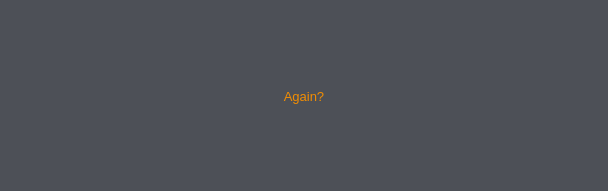
<?xml version="1.0" encoding="UTF-8"?>
<ui version="4.0">
    <class>results_widget</class>
    <widget class="QWidget" name="results_widget">
        <property name="geometry">
            <rect>
                <x>0</x>
                <y>0</y>
                <width>608</width>
                <height>191</height>
            </rect>
        </property>
        <property name="windowTitle">
            <string>Form</string>
        </property>
        <property name="styleSheet">
            <string notr="true">background-color: rgb(77, 80, 87);</string>
        </property>
        <layout class="QVBoxLayout" name="verticalLayout">
            <item alignment="Qt::AlignHCenter|Qt::AlignTop">
                <widget class="QTableView" name="results_table">
                    <property name="frameShape">
                        <enum>QFrame::NoFrame</enum>
                    </property>
                    <property name="sizeAdjustPolicy">
                        <enum>QAbstractScrollArea::AdjustToContents</enum>
                    </property>
                    <attribute name="horizontalHeaderStretchLastSection">
                        <bool>false</bool>
                    </attribute>
                    <attribute name="verticalHeaderVisible">
                        <bool>false</bool>
                    </attribute>
                </widget>
            </item>
            <item alignment="Qt::AlignHCenter|Qt::AlignTop">
                <widget class="QPushButton" name="again_button_res">
                    <property name="sizePolicy">
                        <sizepolicy hsizetype="Preferred" vsizetype="Preferred">
                            <horstretch>0</horstretch>
                            <verstretch>0</verstretch>
                        </sizepolicy>
                    </property>
                    <property name="font">
                        <font>
                            <pointsize>10</pointsize>
                        </font>
                    </property>
                    <property name="styleSheet">
                        <string notr="true">QPushButton {
                            color: #f28d01;
                            }

                            :hover{
                            color: #b56900;
                            }
                        </string>
                    </property>
                    <property name="text">
                        <string>Again?</string>
                    </property>
                    <property name="flat">
                        <bool>true</bool>
                    </property>
                </widget>
            </item>
            <item>
                <spacer name="again_bottom_spacer_res">
                    <property name="orientation">
                        <enum>Qt::Vertical</enum>
                    </property>
                    <property name="sizeHint" stdset="0">
                        <size>
                            <width>20</width>
                            <height>65</height>
                        </size>
                    </property>
                </spacer>
            </item>
        </layout>
    </widget>
    <resources/>
    <connections/>
</ui>
